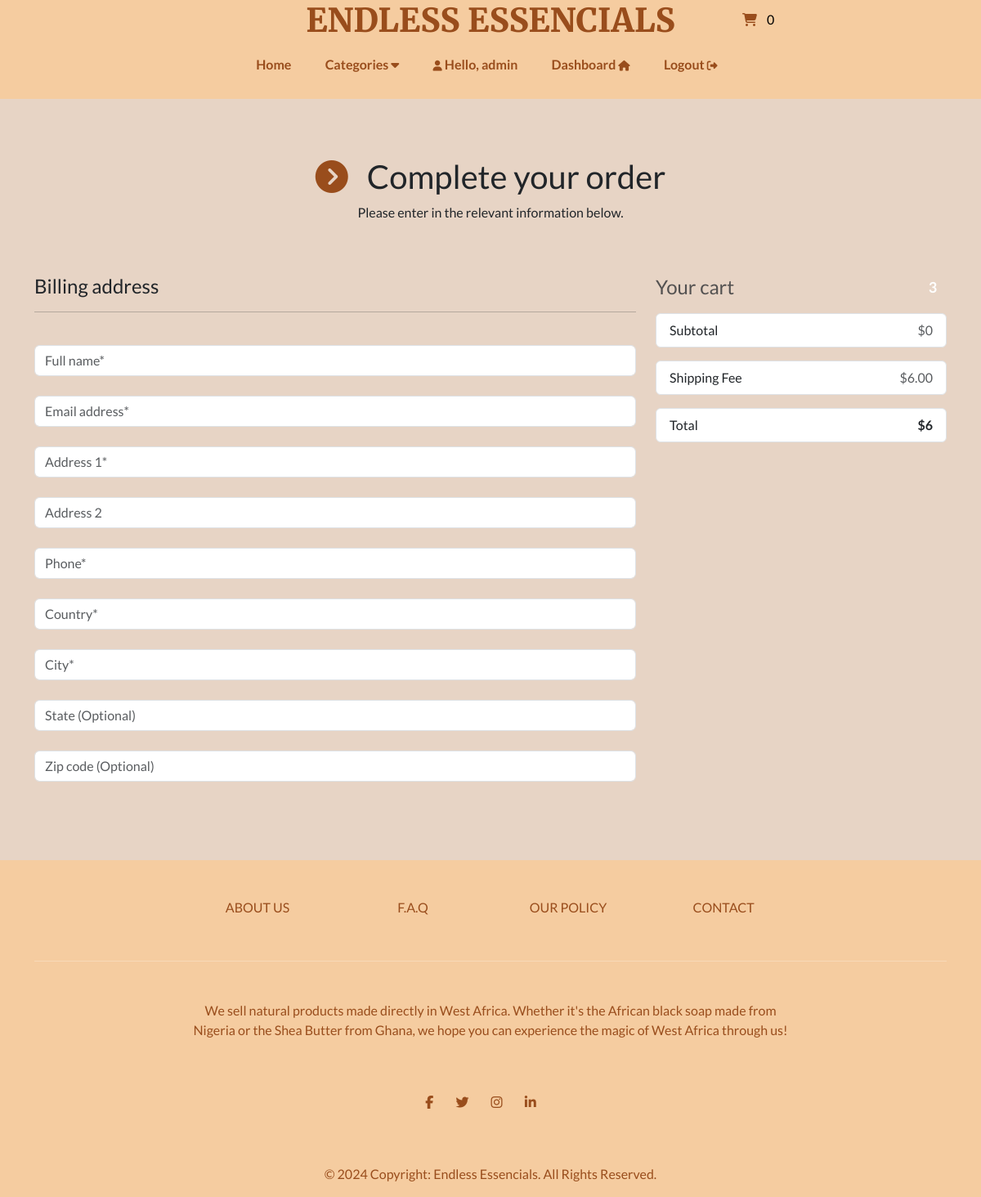
/payment/checkout (signed in), run on an earlier commit of the app's database.
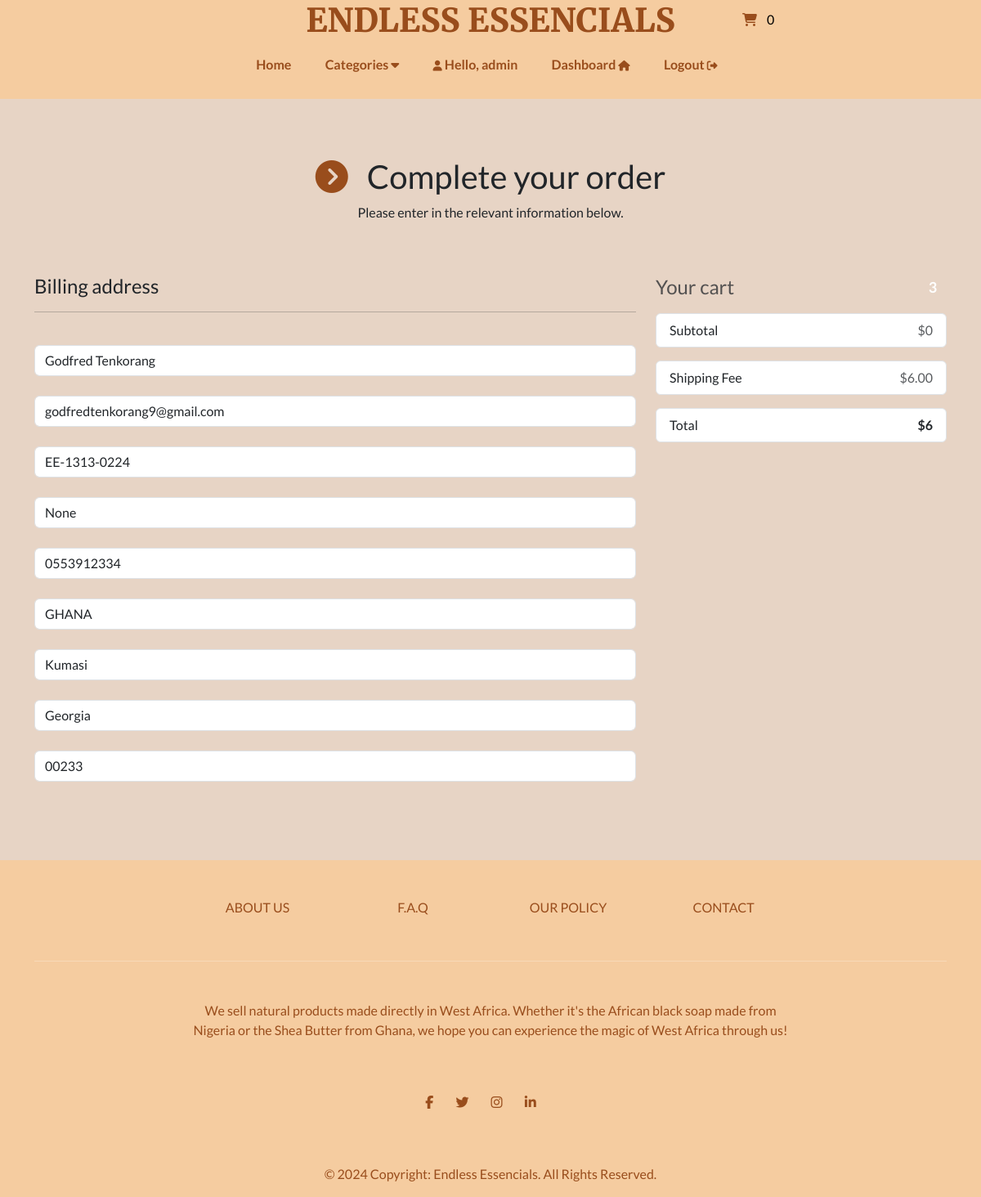
And on a later commit of the database.
### payment/models.py (models this page shows, shortened)
class ShippingAddress(models.Model):
    full_name = models.CharField(max_length=300)
    email = models .EmailField(max_length=255)
    address1 = models.CharField(max_length=300)
    address2 = models.CharField(max_length=300, null=True)
    country = models.CharField(max_length=20, choices=CHOICES, default="GHANA")
    phone_number = models.CharField(max_length=20, default=0)
    city = models.CharField(max_length=255)
    state = models.CharField(max_length=255, null=True, blank=True)
    zipcode = models.CharField(max_length=255, null=True, blank=True)
    user = models.ForeignKey(User, on_delete=models.CASCADE, null=True, blank=True)
    class Meta:
        verbose_name_plural = 'Shipping Address'

### payment/views.py (the view)
# urls.py: path('checkout', views.checkout, name='checkout'),
def checkout(request):
    cart = Cart(request)
    if request.user.is_authenticated:
        try:
            shipping_address = ShippingAddress.objects.get(user=request.user.id)
            context = {'shipping': shipping_address,
                       'cart': cart, 'title': 'Cart'}
            return render(request, 'payment/checkout.html', context=context)
        except:
            return render(request, 'payment/checkout.html')
    else:
        context = {
            'title': 'Checkout'
        }
        return render(request, 'payment/checkout.html', context)

### cart/cart.py (called while the page is built)
    def __len__(self):
        return sum(item['qty'] for item in self.cart.values())

    def get_total(self):
        return sum(Decimal(item['price']) * item['qty'] for item in self.cart.values())

    def get_all_total(self):
        return sum(Decimal(item['price']) * item['qty'] for item in self.cart.values()) + 6

### cart/context_processors.py (called while the page is built)
def cart(request):
    return{'cart': Cart(request)}

### store/models.py (called while the page is built)
    def get_absolute_url(self):
        return reverse('list-category', args=[self.slug])

### store/views.py (called while the page is built)
def categories(request):
    all_categories = Category.objects.all()
    return {'all_categories': all_categories}

### payment/templates/payment/checkout.html (shortened to what the changed rows need)
{% extends "store/base.html" %}
{% load static %}
{% load mathfilters %}
{% block content %}
<br>
<div class="container" data-aos="fade-up">
    <div class="py-5 text-center">
        <h2> <i class="fa fa-chevron-circle-right i" aria-hidden="true"></i> &nbsp; Complete your order </h2>
    </div>
    <div class="row">
        <div class="col-md-8 order-md-1">
            <form id="form" onsubmit="event.preventDefault();">
                <div>
                    <br>
                    <div class="form-field">
                        <input class="form-control validate" id="name" type="text" placeholder="Full name*"
                            autocomplete="off" value="{{ shipping.full_name }}" required>
                    </div>
                    <br>
                    <div class="form-field">
                        <input class="form-control validate" id="email" type="email" placeholder="Email address*"
                            autocomplete="off" value="{{ shipping.email }}" required>
                    </div>
                    <br>
                    <div class="form-field">
                        <input class="form-control validate" id="address1" type="text" placeholder="Address 1*"
                            autocomplete="off" value="{{ shipping.address1 }}" required>
                    </div>
                    <br>
                    <div class="form-field">
                        <input class="form-control validate" id="address2" type="text" placeholder="Address 2"
                            autocomplete="off" value="{{ shipping.address2 }}">
                    </div>
                    <br>
                    <div class="form-field">
                        <input class="form-control validate" id="phone_number" type="text" placeholder="Phone*"
                            autocomplete="off" value="{{ shipping.phone_number }}" required>
                    </div>
                    <br>
                    <div class="form-field">
                        <input class="form-control validate" id="country" type="text" placeholder="Country*"
                            autocomplete="off" value="{{ shipping.country }}" required>
                    </div>
                    <br>
                    <div class="form-field">
                        <input class="form-control validate" id="city" type="text" placeholder="City*"
                            autocomplete="off" value="{{ shipping.city }}" required>
                    </div>
                    <br>
                    <div class="form-field">
                        <input class="form-control" id="state" type="text" placeholder="State (Optional)"
                            autocomplete="off" value="{{ shipping.state }}">
                    </div>
                    <br>
                    <div class="form-field">
                        <input class="form-control" id="zipcode" type="text" placeholder="Zip code (Optional)"
                            autocomplete="off" value="{{ shipping.zipcode }}">
                    </div>
                </div>
                <br>
            </form>
        </div>
    </div>
</div>
<br>
</body>
{% endblock %}

What changed in the data, as far as the page shows it:
added ShippingAddress: full_name "Godfred Tenkorang", email "godfredtenkorang9@gmail.com", address1 "EE-1313-0224", address2 "None", phone_number "0553912334", country "GHANA", city "Kumasi", state "Georgia", zipcode "00233"
